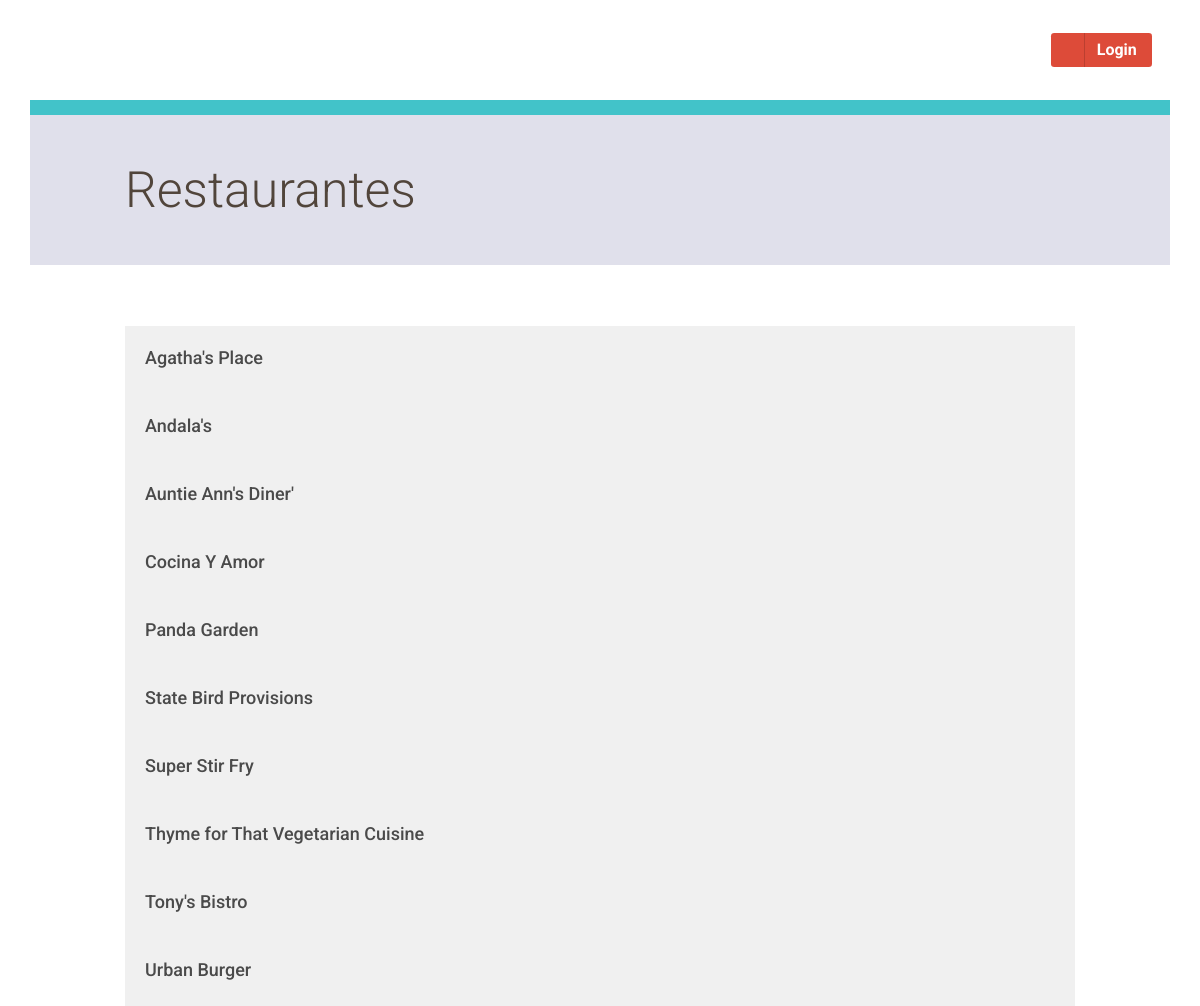
/restaurant/, run on the app's committed database.
### database_setup.py (models this page shows, shortened)
class Restaurant(Base):
    __tablename__ = 'restaurant'
    id = Column(Integer, primary_key=True)
    name = Column(String(250), nullable=False)
    user_id = Column(Integer, ForeignKey('user.id'))
    user = relationship(User)

### project.py (the view)
@app.route('/')
@app.route('/restaurant/')
def showRestaurants():
    restaurants = session.query(
        Restaurant).order_by(asc(Restaurant.name))
    if 'username' not in login_session:
        state = create_state()
        print(state)
        return render_template('publicrestaurants.html',
                               restaurants=restaurants, STATE=state)
    else:
        user = login_session['username']
        pic = login_session['picture']
        print(pic)
        return render_template('restaurants.html', restaurants=restaurants,
                               USER=user, PIC=pic)

### project.py (called while the page is built)
def create_state():
    state = ''.join(
        random.choice(string.ascii_uppercase + string.digits)
            for x in range(32))
    login_session['state'] = state
    return state

### templates/publicrestaurants.html (shortened to what this page needs)
{% extends "main.html" %}
{% block content %}
	<div class="row top-menu">
		<div class="col-md-10"></div>
		<div class="col-md-2 text-right">
			<button id="signinButton" class="loginBtn loginBtn--google">Login</button>
		</div>
	</div>
	<div class="row divider blue">
		<div class="col-md-12"></div>
	</div>
	<div class="row banner main">
		<div class="col-md-1"></div>
		<div class="col-md-11 padding-none">
			<h1>Restaurantes</h1>
		</div>
	</div>
	<div class="row padding-top padding-bottom">
		<div class="col-md-1"></div>
		<div class="col-md-10 padding-none">
		</div>
		<div class="col-md-1"></div>
	</div>
	{% for restaurant in restaurants %}
		<a href = "{{url_for('showMenu', restaurant_id = restaurant.id)}}">
			<div class="row">
				<div class="col-md-1"></div>
					<div class="col-md-10 restaurant-list">
						<h3>{{restaurant.name}}</h3>
					</div>
				<div class="col-md-1"></div>
			</div>
		</a>
	{% endfor %}
{% endblock %}

### templates/main.html (shortened to what this page needs)
<!DOCTYPE html>
<html lang="en">
	<head>
		<link rel="stylesheet" href="//netdna.bootstrapcdn.com/bootstrap/3.1.1/css/bootstrap.min.css">
                <link rel="stylesheet" href="https://maxcdn.bootstrapcdn.com/bootstrap/4.0.0/css/bootstrap.min.css">
		<link rel=stylesheet type=text/css href="{{ url_for('static', filename='styles.css') }}">
                <link rel=stylesheet type=text/css href="{{ url_for('static', filename='bootstrap-social.css') }}">
	</head>
	<body>
		<div class="container">
			{% block content %}
			{% endblock %}
		</div>
	</body>
</html>

### static/styles.css (style rules this page uses)
* { font-family: "Helvetica Neue Bold", Roboto, Helvetica, Arial, sans-serif; font-weight: 700; }
h1 { font-family: "Helvetica Neue Light", Roboto, Helvetica, Arial, sans-serif; font-size: 50px; color: #51453B; line-height: 60px; font-weight: 300; }
h3 { font-size: 18px; color: #4A4A4A; line-height: 23px; }
a { font-size: 14px; color: #0093B9; line-height: 17px; }
.padding-top { padding-top: 30px; }
.padding-bottom { padding-bottom: 30px; }
.padding-none { padding: 0; }
.top-menu { padding-top: 30px; padding-bottom: 30px; }
.divider { height: 15px; }
.divider.blue { background-color: #42C3C9; }
.banner.main { height: 150px; background-position: right; background-repeat: no-repeat; background-size: cover; background-color: #e0e0eb }
.banner h1 { margin: 45px 0; }
.restaurant-list { background-color: #F0F0F0; padding: 20px; u }
.loginBtn { box-sizing: border-box; position: relative; margin: 0.2em; padding: 0 15px 0 46px; border: none; text-align: left; line-height: 34px; white-space: nowrap; border-radius: 0.2em; font-size: 16px; color: #FFF; }
.loginBtn:before { content: ""; box-sizing: border-box; position: absolute; top: 0; left: 0; width: 34px; height: 100%; }
.loginBtn--google { background: #DD4B39; }
.loginBtn--google:before { border-right: #BB3F30 1px solid; background: url('https://s3-us-west-2.amazonaws.com/s.cdpn.io/14082/icon_google.png') 6px 6px no-repeat; }

### data on the page
Restaurant: name "Agatha's Place"
Restaurant: name "Andala's"
Restaurant: name "Auntie Ann's Diner'"
Restaurant: name "Cocina Y Amor"
Restaurant: name "Panda Garden"
Restaurant: name "State Bird Provisions"
Restaurant: name "Super Stir Fry"
Restaurant: name "Thyme for That Vegetarian Cuisine"
Restaurant: name "Tony's Bistro"
Restaurant: name "Urban Burger"
